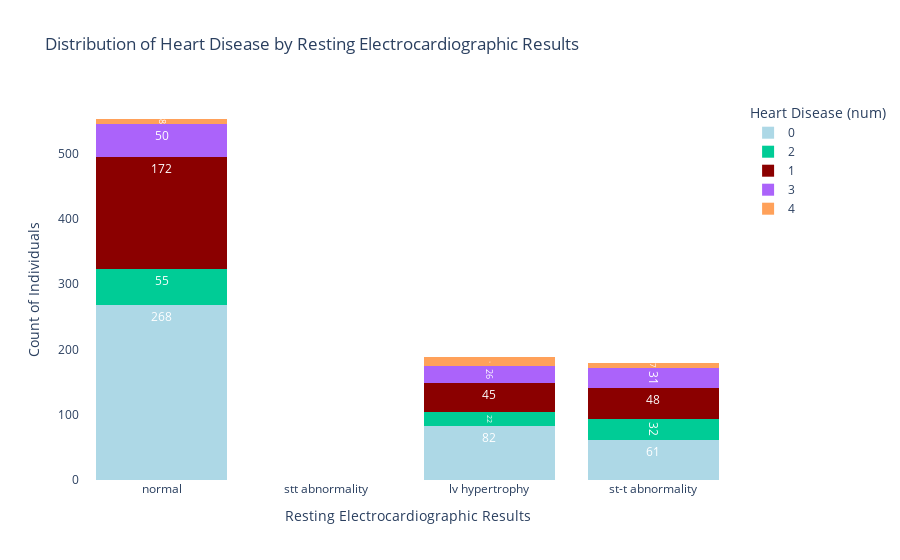

The notebook cell this image was saved under:
### Code cell
# Create a stacked bar plot for distribution of the target by resting ECG results
fig = px.histogram(df, x="restecg", color="num", 
                   category_orders={"restecg": ["normal", "stt abnormality", "lv hypertrophy"]},
                   barmode="stack", 
                   title="Distribution of Heart Disease by Resting Electrocardiographic Results",
                   labels={"restecg": "Resting ECG Result", "num": "Heart Disease (1 = Yes, 0 = No)"},
                   color_discrete_map={0: "lightblue", 1: "darkred"})

# Add percentages to the bars
fig.update_traces(texttemplate='%{value}', textposition='inside', insidetextfont=dict(color="white"))

# Update layout for a cleaner, more informative look
fig.update_layout(
    xaxis_title="Resting Electrocardiographic Results",
    yaxis_title="Count of Individuals",
    barmode="stack",
    plot_bgcolor="white",
    showlegend=True,
    legend_title="Heart Disease (num)",
)

# Show the plot
fig.show()

### Figure 1 — Plotly figure (JSON) as saved in the notebook; plotly's stock layout.template omitted (floating-point values rounded to 4 significant figures; data arrays with more than 128 entries replaced by an {"elided": "..."} marker saying what was removed)
{"data": [{"bingroup": "x", "hovertemplate": "Heart Disease (1 = Yes, 0 = No)=0<br>Resting ECG Result=%{x}<br>count=%{y}<extra></extra>", "insidetextfont": {"color": "white"}, "legendgroup": "0", "marker": {"color": "lightblue", "pattern": {"shape": ""}}, "name": "0", "orientation": "v", "showlegend": true, "textposition": "inside", "texttemplate": "%{value}", "type": "histogram", "x": {"elided": "411 str values"}, "xaxis": "x", "yaxis": "y"}, {"bingroup": "x", "hovertemplate": "Heart Disease (1 = Yes, 0 = No)=2<br>Resting ECG Result=%{x}<br>count=%{y}<extra></extra>", "insidetextfont": {"color": "white"}, "legendgroup": "2", "marker": {"color": "#00cc96", "pattern": {"shape": ""}}, "name": "2", "orientation": "v", "showlegend": true, "textposition": "inside", "texttemplate": "%{value}", "type": "histogram", "x": ["lv hypertrophy", "lv hypertrophy", "lv hypertrophy", "normal", "lv hypertrophy", "normal", "normal", "lv hypertrophy", "lv hypertrophy", "lv hypertrophy", "normal", "normal", "lv hypertrophy", "normal", "lv hypertrophy", "lv hypertrophy", "lv hypertrophy", "normal", "lv hypertrophy", "normal", "lv hypertrophy", "st-t abnormality", "lv hypertrophy", "normal", "normal", "normal", "normal", "normal", "normal", "normal", "normal", "normal", "lv hypertrophy", "normal", "lv hypertrophy", "normal", "normal", "normal", "st-t abnormality", "normal", "normal", "st-t abnormality", "st-t abnormality", "normal", "normal", "normal", "normal", "normal", "normal", "normal", "normal", "normal", "lv hypertrophy", "normal", "normal", "normal", "st-t abnormality", "st-t abnormality", "st-t abnormality", "normal", "normal", "normal", "normal", "st-t abnormality", "normal", "normal", "lv hypertrophy", "lv hypertrophy", "st-t abnormality", "st-t abnormality", "normal", "st-t abnormality", "st-t abnormality", "st-t abnormality", "normal", "st-t abnormality", "normal", "normal", "st-t abnormality", "normal", "st-t abnormality", "normal", "normal", "st-t abnormality", "st-t abnormality", "st-t abnormality", "normal", "normal", "st-t abnormality", "normal", "normal", "st-t abnormality", "st-t abnormality", "st-t abnormality", "st-t abnormality", "st-t abnormality", "st-t abnormality", "st-t abnormality", "normal", "st-t abnormality", "lv hypertrophy", "st-t abnormality", "lv hypertrophy", "st-t abnormality", "lv hypertrophy", "st-t abnormality", "normal", "normal", "st-t abnormality"], "xaxis": "x", "yaxis": "y"}, {"bingroup": "x", "hovertemplate": "Heart Disease (1 = Yes, 0 = No)=1<br>Resting ECG Result=%{x}<br>count=%{y}<extra></extra>", "insidetextfont": {"color": "white"}, "legendgroup": "1", "marker": {"color": "darkred", "pattern": {"shape": ""}}, "name": "1", "orientation": "v", "showlegend": true, "textposition": "inside", "texttemplate": "%{value}", "type": "histogram", "x": {"elided": "265 str values"}, "xaxis": "x", "yaxis": "y"}, {"bingroup": "x", "hovertemplate": "Heart Disease (1 = Yes, 0 = No)=3<br>Resting ECG Result=%{x}<br>count=%{y}<extra></extra>", "insidetextfont": {"color": "white"}, "legendgroup": "3", "marker": {"color": "#ab63fa", "pattern": {"shape": ""}}, "name": "3", "orientation": "v", "showlegend": true, "textposition": "inside", "texttemplate": "%{value}", "type": "histogram", "x": ["lv hypertrophy", "lv hypertrophy", "lv hypertrophy", "lv hypertrophy", "normal", "normal", "lv hypertrophy", "lv hypertrophy", "lv hypertrophy", "lv hypertrophy", "normal", "normal", "lv hypertrophy", "lv hypertrophy", "normal", "lv hypertrophy", "normal", "lv hypertrophy", "lv hypertrophy", "normal", "lv hypertrophy", "normal", "lv hypertrophy", "lv hypertrophy", "lv hypertrophy", "lv hypertrophy", "normal", "normal", "lv hypertrophy", "lv hypertrophy", "normal", "lv hypertrophy", "st-t abnormality", "lv hypertrophy", "normal", "normal", "normal", "normal", "normal", "st-t abnormality", "normal", "normal", "normal", "normal", "st-t abnormality", "normal", "normal", "normal", "normal", "st-t abnormality", "st-t abnormality", "normal", "lv hypertrophy", "normal", "normal", "st-t abnormality", "normal", "st-t abnormality", "normal", "st-t abnormality", "st-t abnormality", "normal", "st-t abnormality", "st-t abnormality", "normal", "st-t abnormality", "normal", "st-t abnormality", "st-t abnormality", "st-t abnormality", "st-t abnormality", "normal", "normal", "st-t abnormality", "normal", "st-t abnormality", "st-t abnormality", "normal", "normal", "normal", "normal", "st-t abnormality", "normal", "normal", "st-t abnormality", "normal", "st-t abnormality", "lv hypertrophy", "normal", "st-t abnormality", "normal", "st-t abnormality", "st-t abnormality", "normal", "normal", "normal", "st-t abnormality", "st-t abnormality", "st-t abnormality", "normal", "lv hypertrophy", "st-t abnormality", "normal", "st-t abnormality", "lv hypertrophy", "normal", "st-t abnormality"], "xaxis": "x", "yaxis": "y"}, {"bingroup": "x", "hovertemplate": "Heart Disease (1 = Yes, 0 = No)=4<br>Resting ECG Result=%{x}<br>count=%{y}<extra></extra>", "insidetextfont": {"color": "white"}, "legendgroup": "4", "marker": {"color": "#FFA15A", "pattern": {"shape": ""}}, "name": "4", "orientation": "v", "showlegend": true, "textposition": "inside", "texttemplate": "%{value}", "type": "histogram", "x": ["lv hypertrophy", "lv hypertrophy", "lv hypertrophy", "lv hypertrophy", "lv hypertrophy", "normal", "lv hypertrophy", "lv hypertrophy", "lv hypertrophy", "lv hypertrophy", "normal", "lv hypertrophy", "st-t abnormality", "normal", "normal", "normal", "st-t abnormality", "st-t abnormality", "normal", "st-t abnormality", "lv hypertrophy", "normal", "lv hypertrophy", "st-t abnormality", "normal", "st-t abnormality", "lv hypertrophy", "st-t abnormality"], "xaxis": "x", "yaxis": "y"}], "layout": {"barmode": "stack", "legend": {"title": {"text": "Heart Disease (num)"}, "tracegroupgap": 0}, "plot_bgcolor": "white", "showlegend": true, "title": {"text": "Distribution of Heart Disease by Resting Electrocardiographic Results"}, "xaxis": {"anchor": "y", "categoryarray": ["normal", "stt abnormality", "lv hypertrophy"], "categoryorder": "array", "domain": [0, 1], "title": {"text": "Resting Electrocardiographic Results"}}, "yaxis": {"anchor": "x", "domain": [0, 1], "title": {"text": "Count of Individuals"}}}}
